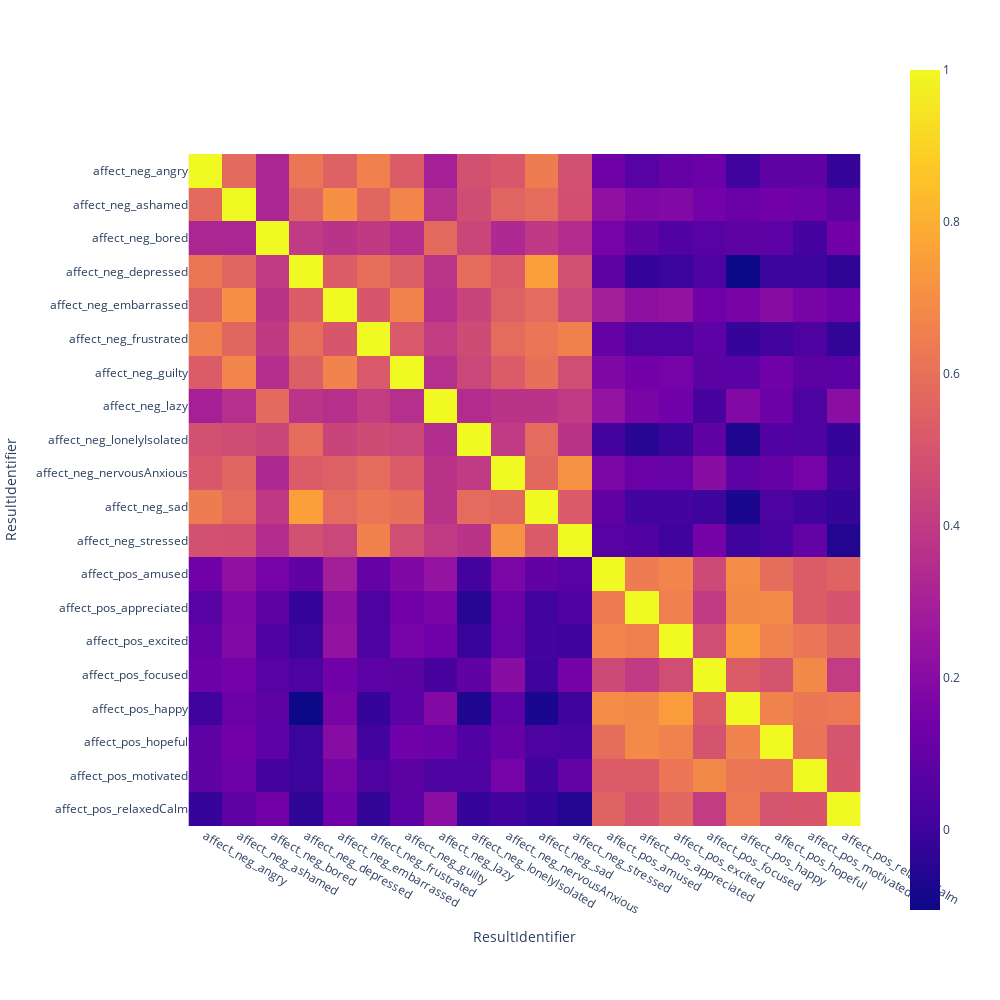

Here is the notebook cell this chart was saved with:
### Markdown cell above
#### Correlations

### Code cell
import plotly.express as px

dfp = df_affect_pm_wide.loc[:, 'affect_neg_angry':]

fig = px.imshow(dfp.corr())
fig.update_layout(
    autosize=False,
    width=1000,
    height=1000,)
fig.show()

### Figure 1 — Plotly figure (JSON) as saved in the notebook; plotly's stock layout.template omitted (floating-point values rounded to 4 significant figures; data arrays with more than 128 entries replaced by an {"elided": "..."} marker saying what was removed)
{"data": [{"coloraxis": "coloraxis", "hovertemplate": "ResultIdentifier: %{x}<br>ResultIdentifier: %{y}<br>color: %{z}<extra></extra>", "name": "0", "type": "heatmap", "x": ["affect_neg_angry", "affect_neg_ashamed", "affect_neg_bored", "affect_neg_depressed", "affect_neg_embarrassed", "affect_neg_frustrated", "affect_neg_guilty", "affect_neg_lazy", "affect_neg_lonelyIsolated", "affect_neg_nervousAnxious", "affect_neg_sad", "affect_neg_stressed", "affect_pos_amused", "affect_pos_appreciated", "affect_pos_excited", "affect_pos_focused", "affect_pos_happy", "affect_pos_hopeful", "affect_pos_motivated", "affect_pos_relaxedCalm"], "xaxis": "x", "y": ["affect_neg_angry", "affect_neg_ashamed", "affect_neg_bored", "affect_neg_depressed", "affect_neg_embarrassed", "affect_neg_frustrated", "affect_neg_guilty", "affect_neg_lazy", "affect_neg_lonelyIsolated", "affect_neg_nervousAnxious", "affect_neg_sad", "affect_neg_stressed", "affect_pos_amused", "affect_pos_appreciated", "affect_pos_excited", "affect_pos_focused", "affect_pos_happy", "affect_pos_hopeful", "affect_pos_motivated", "affect_pos_relaxedCalm"], "yaxis": "y", "z": {"elided": "20x20 float values"}}], "layout": {"autosize": false, "coloraxis": {"colorscale": [[0, "#0d0887"], [0.1111, "#46039f"], [0.2222, "#7201a8"], [0.3333, "#9c179e"], [0.4444, "#bd3786"], [0.5556, "#d8576b"], [0.6667, "#ed7953"], [0.7778, "#fb9f3a"], [0.8889, "#fdca26"], [1, "#f0f921"]]}, "height": 1000, "margin": {"t": 60}, "width": 1000, "xaxis": {"anchor": "y", "autorange": true, "constrain": "domain", "domain": [0, 1], "range": [-0.5, 19.5], "scaleanchor": "y", "title": {"text": "ResultIdentifier"}, "type": "category"}, "yaxis": {"anchor": "x", "autorange": true, "constrain": "domain", "domain": [0.1093, 0.8907], "range": [19.5, -0.5], "title": {"text": "ResultIdentifier"}, "type": "category"}}}
